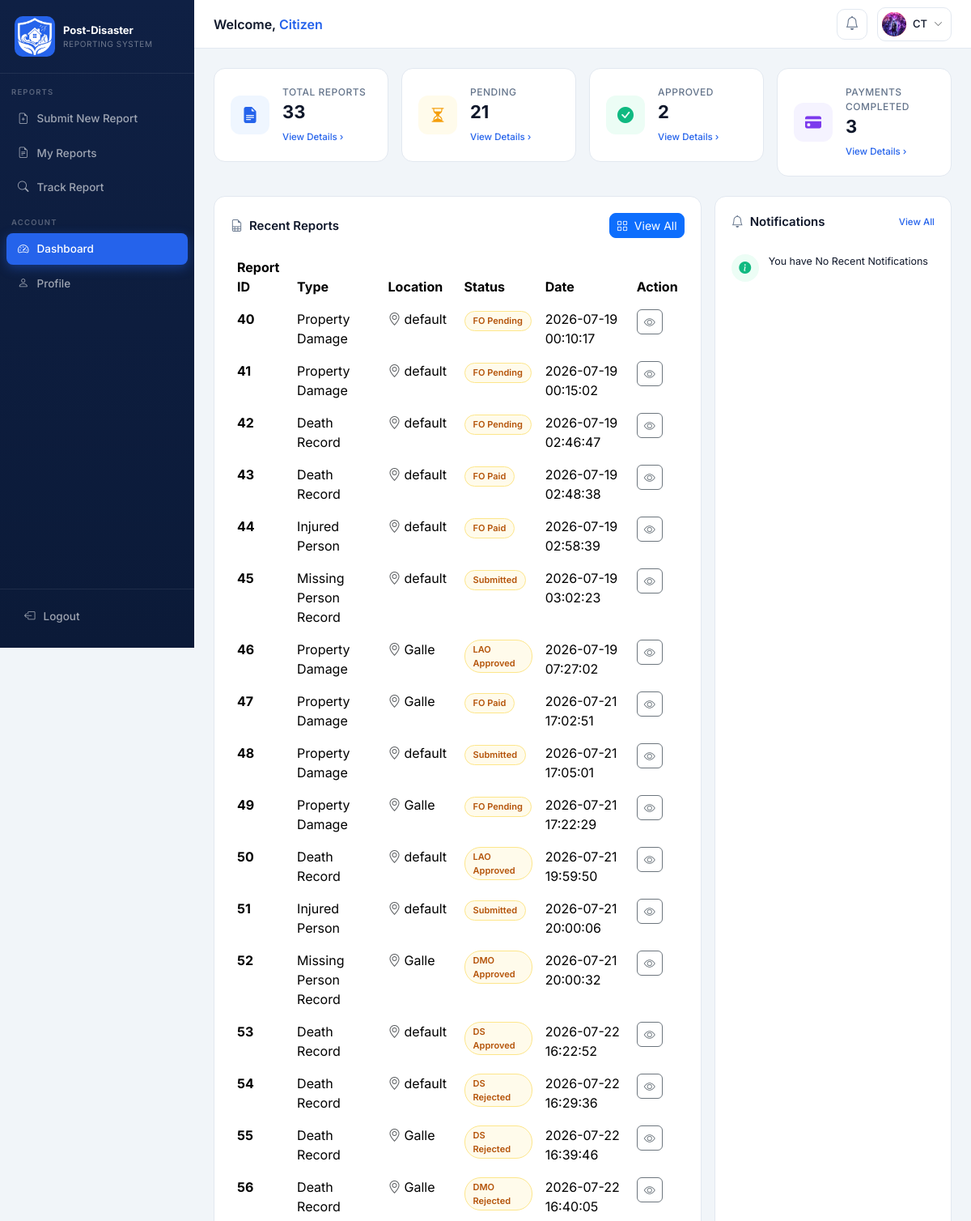
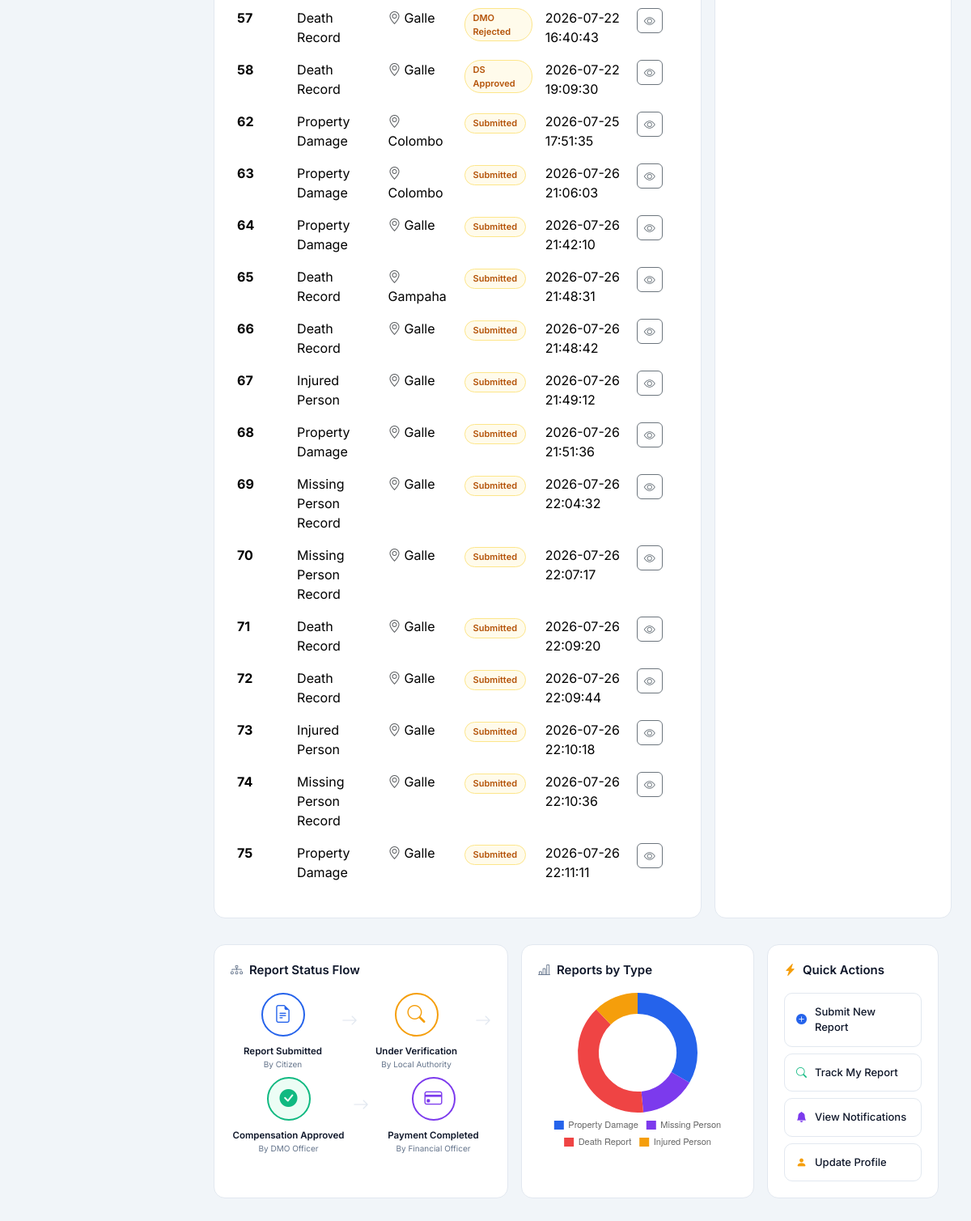
The page /citizen/CitizendashboardForm.php (signed in) on the database its author committed (2 pictures, top to bottom).
### tables this page shows
CREATE TABLE `users` (
  `User_ID` int(11) NOT NULL,
  `Username` varchar(50) NOT NULL,
  `Password` varchar(255) NOT NULL,
  `Full_Name` varchar(100) NOT NULL,
  `Gender` enum('Male','Female','Other') DEFAULT NULL,
  `NIC` varchar(20) NOT NULL,
  `Email` varchar(100) NOT NULL,
  `Phone_Number` varchar(20) DEFAULT NULL,
  `Address` varchar(255) DEFAULT NULL,
  `Role_ID` int(11) NOT NULL,
  `User_Status` enum('Active','Banned') NOT NULL DEFAULT 'Active',
  `Created_Date` datetime NOT NULL DEFAULT current_timestamp(),
  `Profile_Picture` varchar(255) NOT NULL DEFAULT 'Default.png'
);

CREATE TABLE `disaster_report` (
  `Report_ID` int(11) NOT NULL,
  `User_ID` int(11) NOT NULL,
  `Disaster_Type_ID` int(11) NOT NULL,
  `Report_Type` varchar(50) NOT NULL,
  `Report_Status` enum('Submitted','LAO Approved','LAO Pending','LAO Rejected','DMO Approved','DMO Pending','DMO Rejected','DS Approved','DS Pending','DS Rejected','FO Paid','FO Pending','FO Rejected') NOT NULL DEFAULT 'Submitted',
  `District` varchar(50) NOT NULL,
  `DS_ID` int(11) DEFAULT NULL,
  `Street_Address` text NOT NULL,
  `Description` text DEFAULT NULL,
  `Report_Date` datetime NOT NULL DEFAULT current_timestamp()
);

### citizen/CitizendashboardForm.php (the view, shortened to what the rows shown need)
<?php
    include '../userData.php';
    include 'Citizendashboard.php';
?>
<!DOCTYPE html>
<html lang="en">
<head>
  <link href="https://cdnjs.cloudflare.com/ajax/libs/bootstrap/5.3.3/css/bootstrap.min.css" rel="stylesheet" />
  <link href="https://cdnjs.cloudflare.com/ajax/libs/bootstrap-icons/1.11.3/font/bootstrap-icons.min.css" rel="stylesheet"/>
  <link href="https://cdnjs.cloudflare.com/ajax/libs/datatables/1.10.21/css/jquery.dataTables.min.css" rel="stylesheet" />
  <link href="../style.css" rel="stylesheet">
</head>
<body>
<header id="topbar">
    <div class="user-pill" onclick="window.location.href='CitizenProfileForm.php';">
        <div class="user-avatar admin-avatar">
            <?php if (!empty($profilePicFile)): ?>
                <img src="../uploads/Profile_Pic/<?php echo htmlspecialchars($profilePicFile); ?>" alt="" style="width:100%;height:100%;object-fit:cover;border-radius:50%;">
            <?php else: ?>
                <i class="bi bi-person-fill"></i>
            <?php endif; ?>
        </div>
    </div>
</header>
<main id="main">
  <div class="row g-3 mb-4">
    <div class="col-lg-8">
      <div class="panel h-100">
        <div class="table-responsive">
          <table id="reports-table" class="table table-borderless" style="width:100%">
            <thead>
              <tr>
                <th>Report ID</th>
                <th>Type</th>
                <th>Location</th>
                <th>Status</th>
                <th>Date</th>
                <th>Action</th>
              </tr>
            </thead>
            <tbody>
            <?php if ($tableResult && mysqli_num_rows($tableResult) > 0): ?>
                <?php while ($row = mysqli_fetch_assoc($tableResult)): ?>
                <tr>
                    <td><strong><?php echo htmlspecialchars($row['Report_ID']); ?></strong></td>
                    <td><?php echo htmlspecialchars($row['Report_Type']); ?></td>
                    <td><i class="bi bi-geo-alt text-muted me-1"></i><?php echo htmlspecialchars($row['District']); ?></td>
                    <td>
                      <span class="badge-status badge-pending">
                        <?php echo htmlspecialchars($row['Report_Status']); ?>
                      </span>
                    </td>
                    <td><?php echo htmlspecialchars($row['Report_Date']); ?></td>
                    <td>
                      <button class="btn btn-sm btn-outline-secondary rounded-2"
                        onclick="viewReport
                        (
                        '<?php echo htmlspecialchars($row['Report_ID']) ?>,',
                        '<?php echo htmlspecialchars($row['Report_Type']) ?>,',
                        '<?php echo htmlspecialchars($row['District']) ?>,',
                        '<?php echo htmlspecialchars($row['Report_Status']) ?>,',
                        '<?php echo htmlspecialchars($row['Report_Date']) ?>,',
                        )">
                        <i class="bi bi-eye"></i>
                      </button>
                    </td>
                </tr>
                <?php endwhile; ?>
            <?php else: ?>
                <tr>
                    <td colspan="6" class="text-center text-muted">No reports found.</td>
                </tr>
            <?php endif; ?>
            </tbody>
          </table>
        </div>
      </div>
    </div>
</main>
<script>
    document.addEventListener('DOMContentLoaded', function() {
        if (typeof animateCounter === 'function') {
            animateCounter('stat-total', <?php echo (int)$totReportCount; ?>);
            animateCounter('stat-pending', <?php echo (int)$pendigReportCount; ?>);
            animateCounter('stat-approved', <?php echo (int)$approvedReportCount; ?>);
            animateCounter('stat-payment', <?php echo (int)$pCompletedReportCount; ?>);
        }
        const chartLabels = ['Property Damage', 'Missing Person', 'Death Report', 'Injured Person'];
        const chartData = [
            <?php echo (int)$prDmgReportCount; ?>,
            <?php echo (int)$missingReportCount; ?>,
            <?php echo (int)$deathReportCount; ?>,
            <?php echo (int)$injReportCount; ?>
        ];
        if (typeof renderReportChart === 'function') {
            renderReportChart(chartLabels, chartData);
        }
    });
</script>
</body>
</html>

### rows shown on the page
users: Profile_Picture (picture)
disaster_report: Report_ID "40", Report_Type "Property Damage", District "default", Report_Status "FO Pending", Report_Date "2026-07-19 00:10:17"
disaster_report: Report_ID "41", Report_Type "Property Damage", District "default", Report_Status "FO Pending", Report_Date "2026-07-19 00:15:02"
disaster_report: Report_ID "42", Report_Type "Death Record", District "default", Report_Status "FO Pending", Report_Date "2026-07-19 02:46:47"
disaster_report: Report_ID "43", Report_Type "Death Record", District "default", Report_Status "FO Paid", Report_Date "2026-07-19 02:48:38"
disaster_report: Report_ID "44", Report_Type "Injured Person", District "default", Report_Status "FO Paid", Report_Date "2026-07-19 02:58:39"
disaster_report: Report_ID "45", Report_Type "Missing Person Record", District "default", Report_Status "Submitted", Report_Date "2026-07-19 03:02:23"
disaster_report: Report_ID "46", Report_Type "Property Damage", District "Galle", Report_Status "LAO Approved", Report_Date "2026-07-19 07:27:02"
disaster_report: Report_ID "47", Report_Type "Property Damage", District "Galle", Report_Status "FO Paid", Report_Date "2026-07-21 17:02:51"
disaster_report: Report_ID "48", Report_Type "Property Damage", District "default", Report_Status "Submitted", Report_Date "2026-07-21 17:05:01"
disaster_report: Report_ID "49", Report_Type "Property Damage", District "Galle", Report_Status "FO Pending", Report_Date "2026-07-21 17:22:29"
disaster_report: Report_ID "50", Report_Type "Death Record", District "default", Report_Status "LAO Approved", Report_Date "2026-07-21 19:59:50"
disaster_report: Report_ID "51", Report_Type "Injured Person", District "default", Report_Status "Submitted", Report_Date "2026-07-21 20:00:06"
disaster_report: Report_ID "52", Report_Type "Missing Person Record", District "Galle", Report_Status "DMO Approved", Report_Date "2026-07-21 20:00:32"
disaster_report: Report_ID "53", Report_Type "Death Record", District "default", Report_Status "DS Approved", Report_Date "2026-07-22 16:22:52"
disaster_report: Report_ID "54", Report_Type "Death Record", District "default", Report_Status "DS Rejected", Report_Date "2026-07-22 16:29:36"
disaster_report: Report_ID "55", Report_Type "Death Record", District "Galle", Report_Status "DS Rejected", Report_Date "2026-07-22 16:39:46"
disaster_report: Report_ID "56", Report_Type "Death Record", District "Galle", Report_Status "DMO Rejected", Report_Date "2026-07-22 16:40:05"
disaster_report: Report_ID "57", Report_Type "Death Record", District "Galle", Report_Status "DMO Rejected", Report_Date "2026-07-22 16:40:43"
disaster_report: Report_ID "58", Report_Type "Death Record", District "Galle", Report_Status "DS Approved", Report_Date "2026-07-22 19:09:30"
disaster_report: Report_ID "62", Report_Type "Property Damage", District "Colombo", Report_Status "Submitted", Report_Date "2026-07-25 17:51:35"
disaster_report: Report_ID "63", Report_Type "Property Damage", District "Colombo", Report_Status "Submitted", Report_Date "2026-07-26 21:06:03"
disaster_report: Report_ID "64", Report_Type "Property Damage", District "Galle", Report_Status "Submitted", Report_Date "2026-07-26 21:42:10"
disaster_report: Report_ID "65", Report_Type "Death Record", District "Gampaha", Report_Status "Submitted", Report_Date "2026-07-26 21:48:31"
disaster_report: Report_ID "66", Report_Type "Death Record", District "Galle", Report_Status "Submitted", Report_Date "2026-07-26 21:48:42"
disaster_report: Report_ID "67", Report_Type "Injured Person", District "Galle", Report_Status "Submitted", Report_Date "2026-07-26 21:49:12"
disaster_report: Report_ID "68", Report_Type "Property Damage", District "Galle", Report_Status "Submitted", Report_Date "2026-07-26 21:51:36"
disaster_report: Report_ID "69", Report_Type "Missing Person Record", District "Galle", Report_Status "Submitted", Report_Date "2026-07-26 22:04:32"
disaster_report: Report_ID "70", Report_Type "Missing Person Record", District "Galle", Report_Status "Submitted", Report_Date "2026-07-26 22:07:17"
disaster_report: Report_ID "71", Report_Type "Death Record", District "Galle", Report_Status "Submitted", Report_Date "2026-07-26 22:09:20"
disaster_report: Report_ID "72", Report_Type "Death Record", District "Galle", Report_Status "Submitted", Report_Date "2026-07-26 22:09:44"
disaster_report: Report_ID "73", Report_Type "Injured Person", District "Galle", Report_Status "Submitted", Report_Date "2026-07-26 22:10:18"
disaster_report: Report_ID "74", Report_Type "Missing Person Record", District "Galle", Report_Status "Submitted", Report_Date "2026-07-26 22:10:36"
disaster_report: Report_ID "75", Report_Type "Property Damage", District "Galle", Report_Status "Submitted", Report_Date "2026-07-26 22:11:11"

### other values the page prints
$username "CT"
